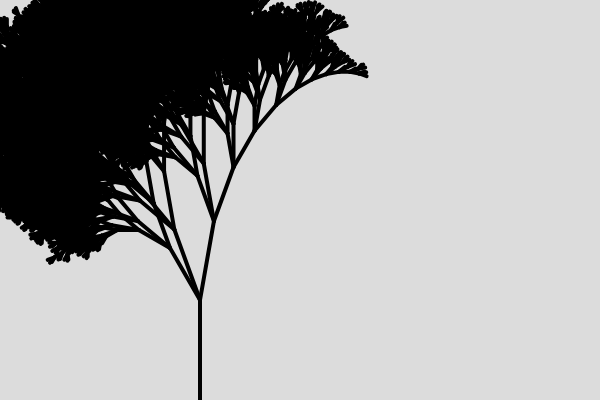
Frame 1 (no input)
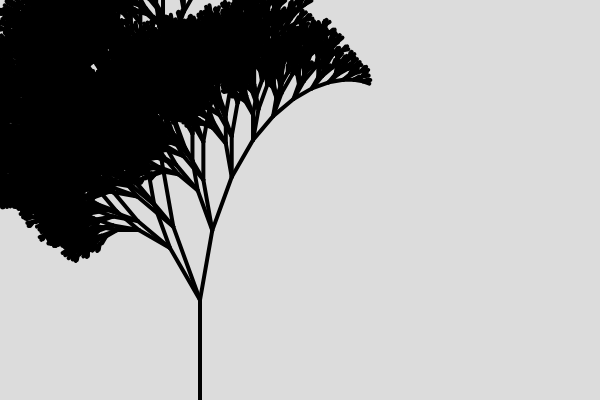
Frame 60 (no input)
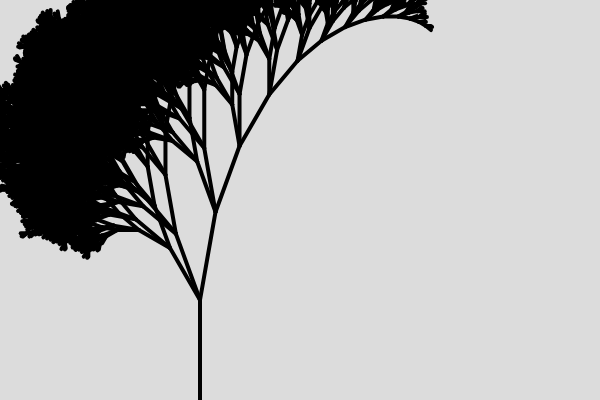
Frame 120 (the mouse pressed at the canvas centre since frame 60)

The p5.js sketch that drew these frames (run headless with seeded random() and noise() and a simulated clock; from frame 60 on, the mouse is pressed at the canvas centre):

// p5.js sketch
// ── sketch.js
function setup() {
  createCanvas(600, 400);
}

function draw() {
  background(220);
 strokeWeight(4);
angleMode(DEGREES);



 rama(200,400,100,90)
}
// sumra x1    altura y1
function rama(x ,y , longitud , angulo){
  let x1 = x + longitud*cos(angulo);
   let y1 = y - longitud*sin(angulo);

 line(x, y, x1, y1);
 
 
 if(longitud>8){
  stroke( 'black')
  rama(x1,y1, longitud * (0.10 , 0.6) , angulo + 30 );
   
  rama(x1,y1, longitud * random(0.7, 0.9), angulo - 10);
 
  rama(x1,y1, longitud * random(0.8, 0.7), angulo + 20);
  
}

  

}
// ── index1.html
<!DOCTYPE html>
<html lang="en">
<head>
    <meta charset="UTF-8">
    <meta name="viewport" content="width=device-width, initial-scale=1.0">
    <title>Document</title>
</head>
<body>
   
 <label>numero 1:<input type="text" placeholder="1234345" id="numero1"></label>
 <div> <label>numero 2:<input type="text" placeholder="1223345" id="numero2"></label></div>
   <button onclick="calculadora('multiplica')">multiplica</button>
    <button onclick="calculadora('suma')">suma</button>
     <button onclick="calculadora('resta')">resta</button>
      <button onclick="calculadora('divide')">divide</button>
    <div id="display"></div>
   
   
   
   
   
   <script>
        function calculadora(operacion) {
            let input1 = document.getElementById('numero1');
            let input2 = document.getElementById('numero2');
            let display = document.getElementById('display');
                
            let a = Number(input1.value);
            let b = Number(input2.value);
            let resultado;
            
            if(operacion == 'suma'){
                resultado = a + b;
            }else if(operacion == 'resta'){
                resultado = a - b;
            }else if(operacion == 'multiplica'){
                resultado = multiplica(a,b);
            }else if(operacion == 'divide'){
                resultado = a / b;
            }

            
            display.innerHTML = resultado;

        }

    
        function multiplica(n1, n2) {
            

            let resultado=0;
            for (let i = 1; i <= n2; i++) {
                resultado = resultado + n1;
            }
            
            
            
            return resultado;
        }


    </script>

    
</body>
</html>
